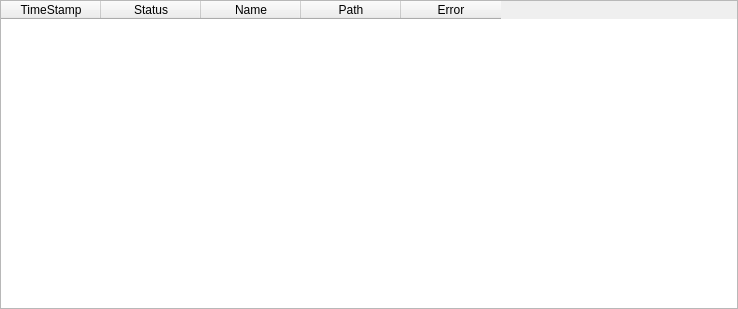
<?xml version="1.0" encoding="UTF-8"?>
<ui version="4.0">
 <class>CPluginStatusViewerComp</class>
 <widget class="QWidget" name="CPluginStatusViewerComp">
  <property name="geometry">
   <rect>
    <x>0</x>
    <y>0</y>
    <width>738</width>
    <height>309</height>
   </rect>
  </property>
  <property name="windowTitle">
   <string>Form</string>
  </property>
  <property name="styleSheet">
   <string notr="true"/>
  </property>
  <layout class="QHBoxLayout" name="horizontalLayout" stretch="0">
   <property name="spacing">
    <number>0</number>
   </property>
   <property name="leftMargin">
    <number>0</number>
   </property>
   <property name="topMargin">
    <number>0</number>
   </property>
   <property name="rightMargin">
    <number>0</number>
   </property>
   <property name="bottomMargin">
    <number>0</number>
   </property>
   <item>
    <widget class="QTableWidget" name="Table">
     <column>
      <property name="text">
       <string>TimeStamp</string>
      </property>
     </column>
     <column>
      <property name="text">
       <string>Status</string>
      </property>
     </column>
     <column>
      <property name="text">
       <string>Name</string>
      </property>
     </column>
     <column>
      <property name="text">
       <string>Path</string>
      </property>
     </column>
     <column>
      <property name="text">
       <string>Error</string>
      </property>
     </column>
    </widget>
   </item>
  </layout>
 </widget>
 <resources/>
 <connections/>
</ui>
